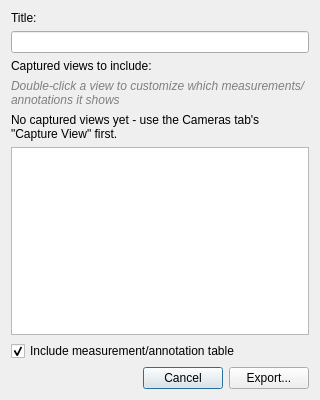
<?xml version="1.0" encoding="UTF-8"?>
<ui version="4.0">
 <class>ReportExportDialog</class>
 <widget class="QDialog" name="ReportExportDialog">
  <property name="geometry">
   <rect>
    <x>0</x>
    <y>0</y>
    <width>320</width>
    <height>400</height>
   </rect>
  </property>
  <property name="windowTitle">
   <string>Export Report</string>
  </property>
  <layout class="QVBoxLayout" name="verticalLayout">
   <item>
    <widget class="QLabel" name="titleLabel">
     <property name="text">
      <string>Title:</string>
     </property>
    </widget>
   </item>
   <item>
    <widget class="QLineEdit" name="titleEdit"/>
   </item>
   <item>
    <widget class="QLabel" name="viewsLabel">
     <property name="text">
      <string>Captured views to include:</string>
     </property>
    </widget>
   </item>
   <item>
    <widget class="QLabel" name="viewsHintLabel">
     <property name="styleSheet">
      <string notr="true">color: gray; font-style: italic;</string>
     </property>
     <property name="text">
      <string>Double-click a view to customize which measurements/annotations it shows</string>
     </property>
     <property name="wordWrap">
      <bool>true</bool>
     </property>
    </widget>
   </item>
   <item>
    <widget class="QLabel" name="noViewsLabel">
     <property name="text">
      <string>No captured views yet - use the Cameras tab's &quot;Capture View&quot; first.</string>
     </property>
     <property name="wordWrap">
      <bool>true</bool>
     </property>
    </widget>
   </item>
   <item>
    <widget class="QListWidget" name="viewsList"/>
   </item>
   <item>
    <widget class="QCheckBox" name="includeTableCheck">
     <property name="text">
      <string>Include measurement/annotation table</string>
     </property>
     <property name="checked">
      <bool>true</bool>
     </property>
    </widget>
   </item>
   <item>
    <layout class="QHBoxLayout" name="buttonRow">
     <item>
      <spacer name="buttonRowSpacer">
       <property name="orientation">
        <enum>Qt::Orientation::Horizontal</enum>
       </property>
       <property name="sizeHint" stdset="0">
        <size>
         <width>40</width>
         <height>20</height>
        </size>
       </property>
      </spacer>
     </item>
     <item>
      <widget class="QPushButton" name="cancelButton">
       <property name="text">
        <string>Cancel</string>
       </property>
      </widget>
     </item>
     <item>
      <widget class="QPushButton" name="exportButton">
       <property name="text">
        <string>Export...</string>
       </property>
      </widget>
     </item>
    </layout>
   </item>
  </layout>
 </widget>
 <resources/>
 <connections/>
</ui>
